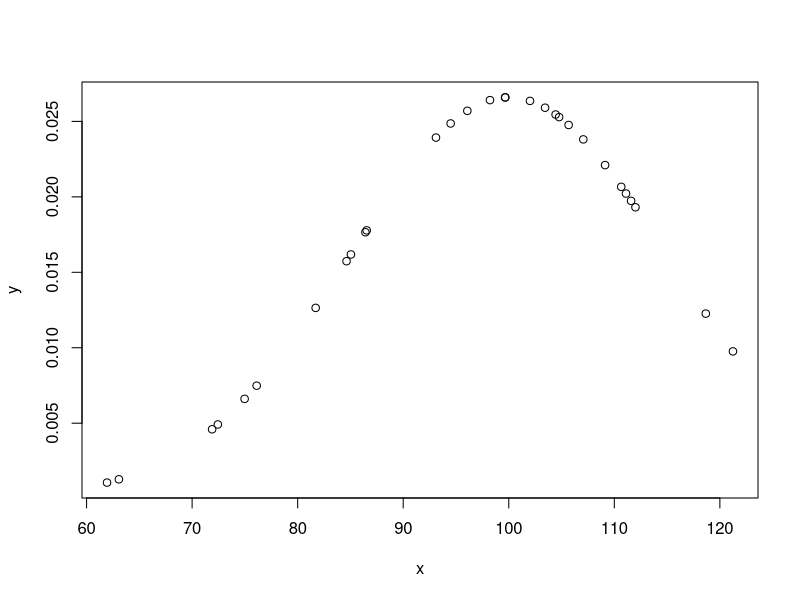

This figure's R source:
## ---- chunk 1
X <- rnorm(100)
Y <- X + (rnorm(100)/2)
Z <- Y + (rnorm(100)/2)

#Solo nos permite correlación entre 2 varibles. 
# cor(X, Y, Z)

#Honestamente, es mejor trabajar con DF la mayor parte del tiempo. Ahorra tiempo y muchas veces 
# simplifica la vida. ¿Puede ser un poquito overkill? Si. Mejor que zozobre que no que zofalte.
df <- data.frame(X, Y, Z)

cor(df)
## ---- chunk 2
#Bolean
bol <-  c(TRUE, FALSE)

#Integer
int <- 1:3

#Double
dbl <- c(3.14, 2.71828, 6.022e23, 1.6618)

#Complex 
#A saber, hace falta indicar delante de 'i' una cifra para que sepa que es un número
# imaginario.
cplx <- c(1+1i, 0+1i, -2+3i, 7+5i, 11-13i)

#String
letr <- c("Esto", "es", "un", "texto", "breve", "en", "una variable de 7 elementos, ¡ja!")

#Como soy bastante perezoso comprobamos mediante un bucle for. Para ello, crearé una 
#lista con las variables y la recorreré con el bucle.
variables <- list(bol, int, dbl, cplx, letr)

# Usando str() directamente ya te indica el tipo, estrucutra y ¡hasta los primero elementos!,
# por lo que no lo voy a añadir al ejercicio. 
for (val in variables) { cat(paste(str(val), '\n' ))}

## ---- chunk 3
#Creamos una lista con bol, cplx y num. 
variables <- list(int, cplx, letr)
variables

df <- data.frame(bol, dbl)
df
## ---- chunk 4
#Vector atómico num
num <- 2:7
#Vector atómico char
letrs <- LETTERS[1:6]
#Lista
lst <- list(primero = 'uno', segundo = 'dos', tercero='Nada',
            cuarto= 'tres', quinto='membrillo', sexto='Mediana')
#DataFrames
df <- data.frame(num, letrs)
#Matricez
mtrx <- matrix(num, 2, 3)

#Tipo typeof(), clase class(), longitud length() y atributos attributes()
#Para ahorrar en codigo repetirmos la técnica del bucle.
#Creamos una lista que podamos recorrer con el bucle donde tambien asignamos
#nombres a las variables de ahí el 'num=num' el primer 'num' es el nombre, el
#segundo le asigna el 'contenido'.
variables <- list(num=num, letrs=letrs, lst=lst, df=df, mtrx=mtrx)

#Creamos el bucle.
for (var in variables){
  print(var)
  print(typeof(var))
  print(class(var))
  print(length(var))
  print(attributes(var))
  cat('\n')
  
}
## ---- chunk 5
names(num) <- LETTERS[1:6];num
#¿Porqué 6:11 y no 6:12? Por que el 6 inicial se incluye. 
names(letrs) <- 6:11;letrs 

#Ciudado, presta atención a los detalles. Estamos añadiendo nombres a las columnas del
# del df, ¡no valores!
names(df) <- c("Num", "letrs");str(df)

names(mtrx) <- LETTERS[1:6];mtrx
rm(lst)
lst <- list(num, letrs, df)
names(lst) <- c('num', 'letrs', 'df');lst

variables <- list(num=num, letrs=letrs, lst=lst, df=df, mtrx=mtrx)

#Luego consulta sus atributos y estructura… ¿otra vez? Lo suyo sería crear una funcóm o copiar el 
# codigo del ejercicio anterior ejemplo para hacela:
atrib <- function(variables){
  #Para ayudar a la legibilidad del output vamos a poner el nombre de la variable
  #al inicio. Para ello declaramos una variable n que actue de contador y recorra
  #la lista de nombres que devuelve la función names(), si de eso hablaba en el 
  #ejercicio anterior.
  n <- 1
  
  #En caso de duda '\n' es nueva linea o golpe de carro. '\' es un simbolo especial o de escape y le
  #indica a (en este caso) cat() que el siguiente caracter es especial.
  #Iniciamos el bucle
  for (var in variables){
    print(names(variables[n]))
    cat('\nEs de tipo: ',typeof(var))
    cat('\nEs de clase: ', class(var))
    cat('\nEs de longitud: ', length(var))
    #Por la estructura que tiene lo que nos devuelve la función attributes() usar
    # cat() no es una opción así que lo dejaremos así. Se puede ver que cat() y print
    # se comportan de forma distinta.
    cat('\nSus atributos son: \n')
    print(attributes(var))
    cat('\n')
  #Una vez terminado de implimir añadimos uno a n para que en la siguiente iteración
  #se imprima el nombre de la siguiente variable.
    n <- n+1
  }
}

#Para luego hacer la comprobación solo con esta linea de código.
atrib(variables)
## ---- chunk 6
mu <- 100
sigma <- 15
x <- rnorm(30, 100, 15)


y <- (1/(sigma*sqrt(2*pi)))*exp(-((x-mu)^2)/(2*sigma^2))

plot(x,y)
## ---- chunk 7
a1 <- c(1,2,3,4)
a3 <-  c(5,6,7)
#aviso, ya que los vectores son de distinta longitud por lo que para el último
# R usa el primero de la lista, vuelve a empezar.
a1+a3

#Aqui todo ok
m1 <- matrix(1:6, 2,3)

#aviso
#Peeero, aquí indicamos 5 valores en para una matriz 2x2, R pasa del último.
m2 <- matrix(4:8, 2,2)


#Tengo que comentar ambas lineas porque sino no compila Rmarkdown. 

#Error, no pudes sumar dos matricies 2x3 y 2x2
#m1+m2

#Error, la segunda matriz no está declarada, igual por un error al 
# escribir…
#m1 + m3

